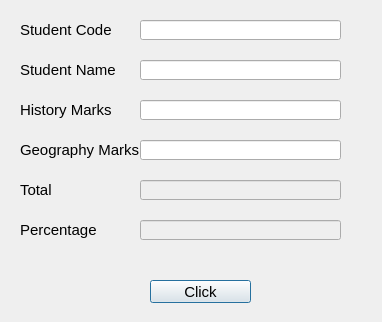
<?xml version="1.0" encoding="UTF-8"?>
<ui version="4.0">
 <class>Dialog</class>
 <widget class="QDialog" name="Dialog">
  <property name="geometry">
   <rect>
    <x>0</x>
    <y>0</y>
    <width>382</width>
    <height>322</height>
   </rect>
  </property>
  <property name="windowTitle">
   <string>Dialog</string>
  </property>
  <widget class="QLabel" name="label">
   <property name="geometry">
    <rect>
     <x>20</x>
     <y>60</y>
     <width>121</width>
     <height>20</height>
    </rect>
   </property>
   <property name="font">
    <font>
     <pointsize>11</pointsize>
    </font>
   </property>
   <property name="text">
    <string>Student Name</string>
   </property>
  </widget>
  <widget class="QLineEdit" name="lineEditName">
   <property name="geometry">
    <rect>
     <x>140</x>
     <y>60</y>
     <width>201</width>
     <height>20</height>
    </rect>
   </property>
   <property name="font">
    <font>
     <pointsize>11</pointsize>
    </font>
   </property>
  </widget>
  <widget class="QPushButton" name="ButtonClickMe">
   <property name="geometry">
    <rect>
     <x>150</x>
     <y>280</y>
     <width>101</width>
     <height>23</height>
    </rect>
   </property>
   <property name="font">
    <font>
     <pointsize>11</pointsize>
    </font>
   </property>
   <property name="text">
    <string>Click</string>
   </property>
  </widget>
  <widget class="QLineEdit" name="lineEditCode">
   <property name="geometry">
    <rect>
     <x>140</x>
     <y>20</y>
     <width>201</width>
     <height>20</height>
    </rect>
   </property>
   <property name="font">
    <font>
     <pointsize>11</pointsize>
    </font>
   </property>
  </widget>
  <widget class="QLabel" name="label_2">
   <property name="geometry">
    <rect>
     <x>20</x>
     <y>20</y>
     <width>121</width>
     <height>20</height>
    </rect>
   </property>
   <property name="font">
    <font>
     <pointsize>11</pointsize>
    </font>
   </property>
   <property name="text">
    <string>Student Code</string>
   </property>
  </widget>
  <widget class="QLineEdit" name="lineEditHistoryMarks">
   <property name="geometry">
    <rect>
     <x>140</x>
     <y>100</y>
     <width>201</width>
     <height>20</height>
    </rect>
   </property>
   <property name="font">
    <font>
     <pointsize>11</pointsize>
    </font>
   </property>
  </widget>
  <widget class="QLabel" name="label_3">
   <property name="geometry">
    <rect>
     <x>20</x>
     <y>100</y>
     <width>121</width>
     <height>20</height>
    </rect>
   </property>
   <property name="font">
    <font>
     <pointsize>11</pointsize>
    </font>
   </property>
   <property name="text">
    <string>History Marks</string>
   </property>
  </widget>
  <widget class="QLabel" name="label_4">
   <property name="geometry">
    <rect>
     <x>20</x>
     <y>140</y>
     <width>121</width>
     <height>20</height>
    </rect>
   </property>
   <property name="font">
    <font>
     <pointsize>11</pointsize>
    </font>
   </property>
   <property name="text">
    <string>Geography Marks</string>
   </property>
  </widget>
  <widget class="QLineEdit" name="lineEditGeographyMarks">
   <property name="geometry">
    <rect>
     <x>140</x>
     <y>140</y>
     <width>201</width>
     <height>20</height>
    </rect>
   </property>
   <property name="font">
    <font>
     <pointsize>11</pointsize>
    </font>
   </property>
  </widget>
  <widget class="QLineEdit" name="lineEditPercentage">
   <property name="enabled">
    <bool>false</bool>
   </property>
   <property name="geometry">
    <rect>
     <x>140</x>
     <y>220</y>
     <width>201</width>
     <height>20</height>
    </rect>
   </property>
   <property name="font">
    <font>
     <pointsize>11</pointsize>
    </font>
   </property>
  </widget>
  <widget class="QLabel" name="label_5">
   <property name="geometry">
    <rect>
     <x>20</x>
     <y>220</y>
     <width>121</width>
     <height>20</height>
    </rect>
   </property>
   <property name="font">
    <font>
     <pointsize>11</pointsize>
    </font>
   </property>
   <property name="text">
    <string>Percentage</string>
   </property>
  </widget>
  <widget class="QLineEdit" name="lineEditTotal">
   <property name="enabled">
    <bool>false</bool>
   </property>
   <property name="geometry">
    <rect>
     <x>140</x>
     <y>180</y>
     <width>201</width>
     <height>20</height>
    </rect>
   </property>
   <property name="font">
    <font>
     <pointsize>11</pointsize>
    </font>
   </property>
  </widget>
  <widget class="QLabel" name="label_6">
   <property name="geometry">
    <rect>
     <x>20</x>
     <y>180</y>
     <width>121</width>
     <height>20</height>
    </rect>
   </property>
   <property name="font">
    <font>
     <pointsize>11</pointsize>
    </font>
   </property>
   <property name="text">
    <string>Total</string>
   </property>
  </widget>
 </widget>
 <resources/>
 <connections/>
</ui>
